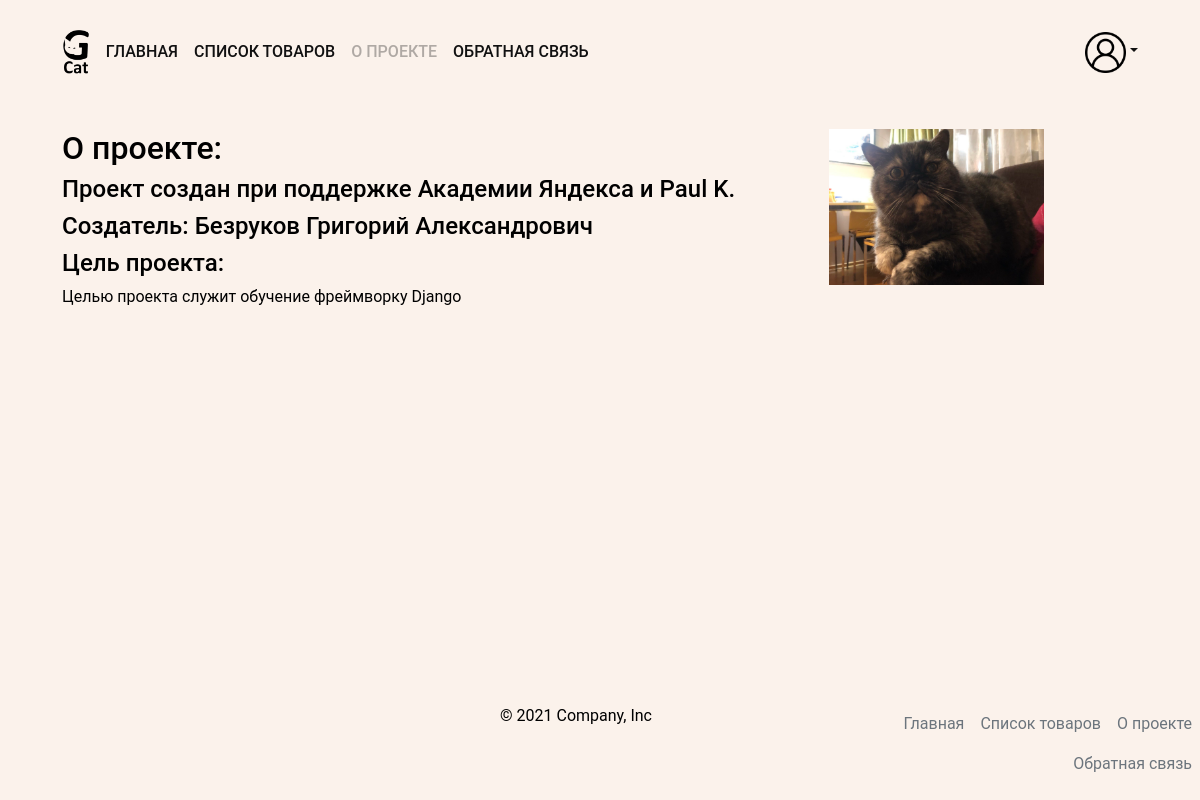
Page /about/ on the earlier database version.
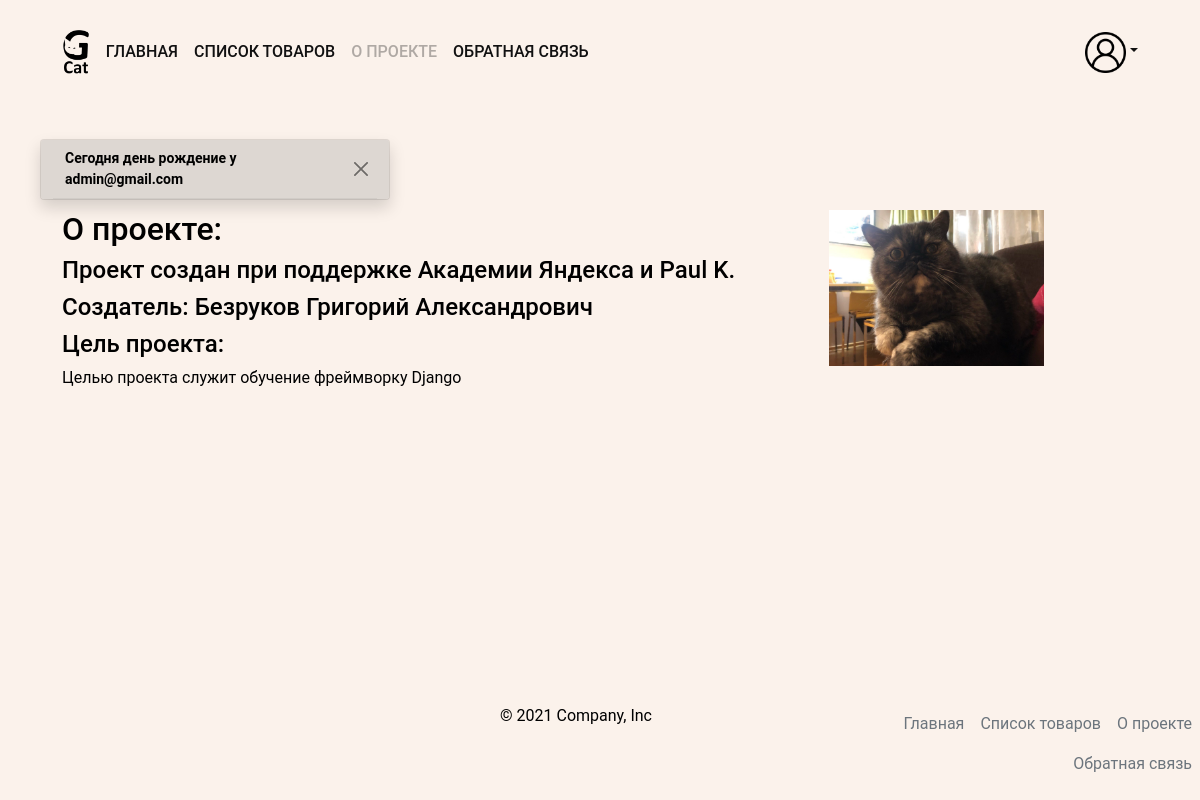
Same page on the later database version.
### users/models.py (models this page shows, shortened)
class Profile(AbstractBaseUser, PermissionsMixin):
    objects = ProfileManager()
    first_name = models.CharField(
        'имя',
        max_length=150,
        blank=True,
        null=True,
    )
    last_name = models.CharField(
        'фамилия',
        max_length=150,
        blank=True,
        null=True,
    )
    email = models.EmailField(
        'почта',
        unique=True,
        null=True,
    )
    is_active = models.BooleanField(
        'активная учетная запись',
        default=True,
        null=True,
    )
    is_staff = models.BooleanField(
        'сотрудник',
        default=False,
        null=True,
    )
    is_superuser = models.BooleanField(
        'админ',
        default=False,
        null=True,
    )
    date_joined = models.DateTimeField(default=timezone.now)
    birthday = models.DateField(
        'день рождения',
        blank=True,
        null=True,
    )
    USERNAME_FIELD = 'email'
    class Meta:
        default_related_name = 'profiles'
        verbose_name = 'пользователь'
        verbose_name_plural = 'пользователи'

### about/views.py (the view)
# urls.py: path('', views.DescriptionView.as_view(), name='description'),
class DescriptionView(TemplateView):
    template_name = 'about/index.html'

### core/user_processor.py (called while the page is built)
def access_users(request):
    users = Profile.objects.published()
    return {'users': users}

### users/managers.py (called while the page is built)
    def published(self):
        return (
            self.get_queryset()
            .filter(birthday=datetime.today())
            .values('email', 'first_name')
        )

### templates/about/index.html
{% extends "base.html" %}
{% load static %}
{% block content %}
<div class="container-fluid">
  <div class="row">
    <div class="col-sm-8">
      <h2>О проекте:</h2>
      <h4>Проект создан при поддержке Академии Яндекса и Paul K.</h4>
      <h4>Создатель: Безруков Григорий Александрович</h4>
      <h4>Цель проекта:</h4>
      <p>Целью проекта служит обучение фреймворку Django</p>
    </div>
    <div class="col-sm-4">
      <img
        src="{% static 'img/cat_about.jpg' %}"
        alt="Cat"
        style="width: 60%"
      >
    </div>
  </div>
</div>
{% endblock %}

### templates/includes/users_birthday.html
<div class="container">
  <div class="row">
    {% for user in users %}
    <div class="toast fade show" role="alert" aria-live="assertive" aria-atomic="true" style="margin: 10px; background-color: #ddd7d2; color: #000;">
      <div class="toast-header" style="background-color: #ddd7d2; color: #000;">
        <strong class="me-auto">Сегодня день рождение у {{ user.email }}</strong>
        <button type="button" class="btn-close" data-bs-dismiss="toast" aria-label="Close"></button>
      </div>
    </div>
    {% endfor %}
  </div>
</div>

Differences in the rows shown:
now on this page (row edited): Profile: email "admin@gmail.com"
